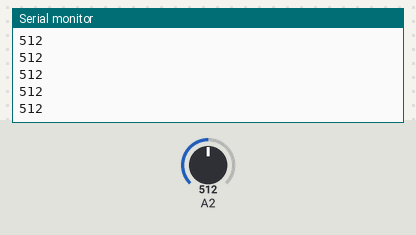
Bench run of a sketch on a simulated Arduino Uno, built with avr-gcc and run on an emulated ATmega328P. Shown: the last lines printed to the serial monitor. The test bench sets the inputs (shaded band); at power-on: A2 = 512.

Above: at 1.2 s.
1.3 s: A2 set to 716
At 1.56 s:
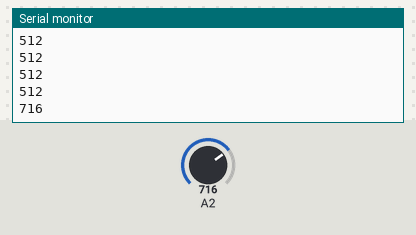
2.8 s: A2 set to 900
At 2.96 s:
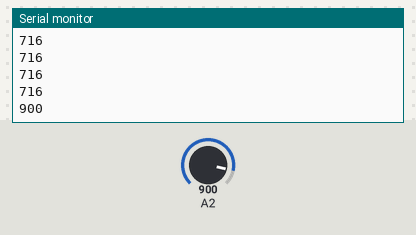
Timing chart, 0 to 5.8 s (numbered marks = the images above; inputs shaded):
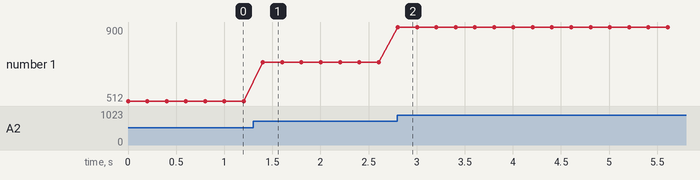

Measured:
- after the input at 1.3 s, the serial monitor: prints a new line after 0.10 s (image 1)
- after the input at 2.8 s, the serial monitor: prints a new line at once (image 2)
- plotted number 1: 512 → 716 after the input at 1.3 s, 716 → 900 after the input at 2.8 s

The sketch:

lightchecksensor.ino
```cpp
int carsensor;

void setup() {
  Serial.begin(115200);
  pinMode(A2,INPUT);
}

void loop() {
  carsensor = analogRead(A2);
  Serial.println(carsensor);
  delay(200);
}
```
